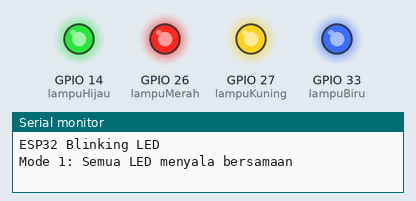
Recording of a program running on a simulated ESP32. Parts: output pins drawn as LEDs (lit = HIGH), the last lines printed to the serial monitor. Random numbers use the default seed unless the program sets one.

Above: at 0.1 s.
At 6.0 s:
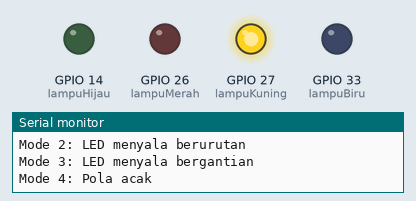
At 11.1 s:
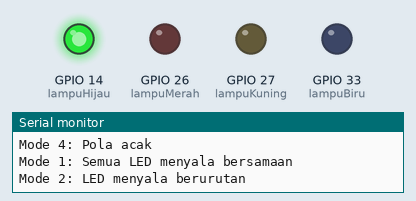
At 27.1 s:
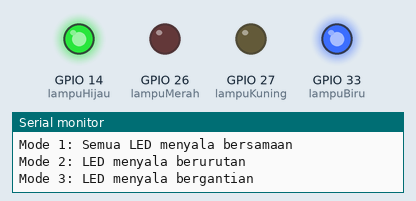
At 35.4 s:
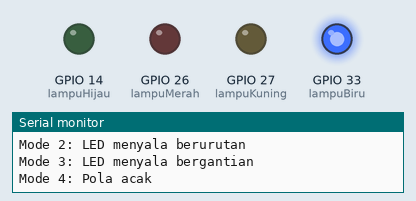
At 36.6 s:
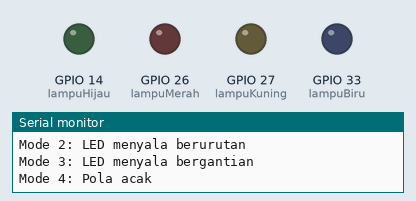
Timing chart, 0 to 40.0 s (numbered marks = the images above):
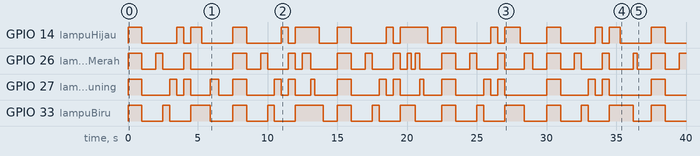

The program:

main.cpp
```cpp
#include <Arduino.h>  // Wajib untuk PlatformIO + ESP32

// Deklarasi pin LED
int lampuMerah = 26;   // LED Merah
int lampuBiru = 33;    // LED Biru
int lampuKuning = 27;  // LED Kuning
int lampuHijau = 14;   // LED Hijau

void setup() {
    Serial.begin(9600);  // Inisialisasi komunikasi Serial
    Serial.println("ESP32 Blinking LED");

    // Atur semua pin sebagai OUTPUT
    pinMode(lampuMerah, OUTPUT);
    pinMode(lampuBiru, OUTPUT);
    pinMode(lampuKuning, OUTPUT);
    pinMode(lampuHijau, OUTPUT);
}

void loop() {
    // Mode 1: Nyalakan semua LED secara bersamaan
    Serial.println("Mode 1: Semua LED menyala bersamaan");
    digitalWrite(lampuMerah, HIGH);
    digitalWrite(lampuBiru, HIGH);
    digitalWrite(lampuKuning, HIGH);
    digitalWrite(lampuHijau, HIGH);
    delay(1000); // Tunggu 1 detik

    digitalWrite(lampuMerah, LOW);
    digitalWrite(lampuBiru, LOW);
    digitalWrite(lampuKuning, LOW);
    digitalWrite(lampuHijau, LOW);
    delay(1000); // Tunggu 1 detik

    // Mode 2: Nyalakan LED secara berurutan (Merah -> Biru -> Kuning -> Hijau)
    Serial.println("Mode 2: LED menyala berurutan");
    digitalWrite(lampuMerah, HIGH);
    delay(500);
    digitalWrite(lampuMerah, LOW);

    digitalWrite(lampuBiru, HIGH);
    delay(500);
    digitalWrite(lampuBiru, LOW);

    digitalWrite(lampuKuning, HIGH);
    delay(500);
    digitalWrite(lampuKuning, LOW);

    digitalWrite(lampuHijau, HIGH);
    delay(500);
    digitalWrite(lampuHijau, LOW);

    // Mode 3: Nyalakan LED secara bergantian (Merah <-> Biru, Kuning <-> Hijau)
    Serial.println("Mode 3: LED menyala bergantian");
    digitalWrite(lampuMerah, HIGH);
    digitalWrite(lampuBiru, LOW);
    digitalWrite(lampuKuning, HIGH);
    digitalWrite(lampuHijau, LOW);
    delay(500);

    digitalWrite(lampuMerah, LOW);
    digitalWrite(lampuBiru, HIGH);
    digitalWrite(lampuKuning, LOW);
    digitalWrite(lampuHijau, HIGH);
    delay(500);

    // Mode 4: Pola acak (LED menyala dengan timing acak)
    Serial.println("Mode 4: Pola acak");
    for (int i = 0; i < 5; i++) {  // Ulangi 5 kali
        int randomLED = random(4); // Pilih LED secara acak (0-3)
        switch (randomLED) {
            case 0:
                digitalWrite(lampuMerah, HIGH);
                delay(300);
                digitalWrite(lampuMerah, LOW);
                break;
            case 1:
                digitalWrite(lampuBiru, HIGH);
                delay(300);
                digitalWrite(lampuBiru, LOW);
                break;
            case 2:
                digitalWrite(lampuKuning, HIGH);
                delay(300);
                digitalWrite(lampuKuning, LOW);
                break;
            case 3:
                digitalWrite(lampuHijau, HIGH);
                delay(300);
                digitalWrite(lampuHijau, LOW);
                break;
        }
    }

    delay(1000); // Jeda sebelum mengulang semua mode
}
```

Measured:
- by itself, GPIO 14 (lampuHijau): LOW → HIGH at 0.00 s, → LOW 1.0 s later, → HIGH 2.5 s later, → LOW 0.50 s later, … (32 changes in this stretch)
- by itself, GPIO 26 (lampuMerah): LOW → HIGH at 0.00 s, → LOW 1.0 s later, → HIGH 1.0 s later, → LOW 0.50 s later, … (43 changes in this stretch)
- by itself, GPIO 27 (lampuKuning): LOW → HIGH at 0.00 s, → LOW 1.0 s later, → HIGH 2.0 s later, → LOW 0.50 s later, … (38 changes in this stretch)
- by itself, GPIO 33 (lampuBiru): LOW → HIGH at 0.00 s, → LOW 1.0 s later, → HIGH 1.5 s later, → LOW 0.50 s later, … (32 changes in this stretch)
